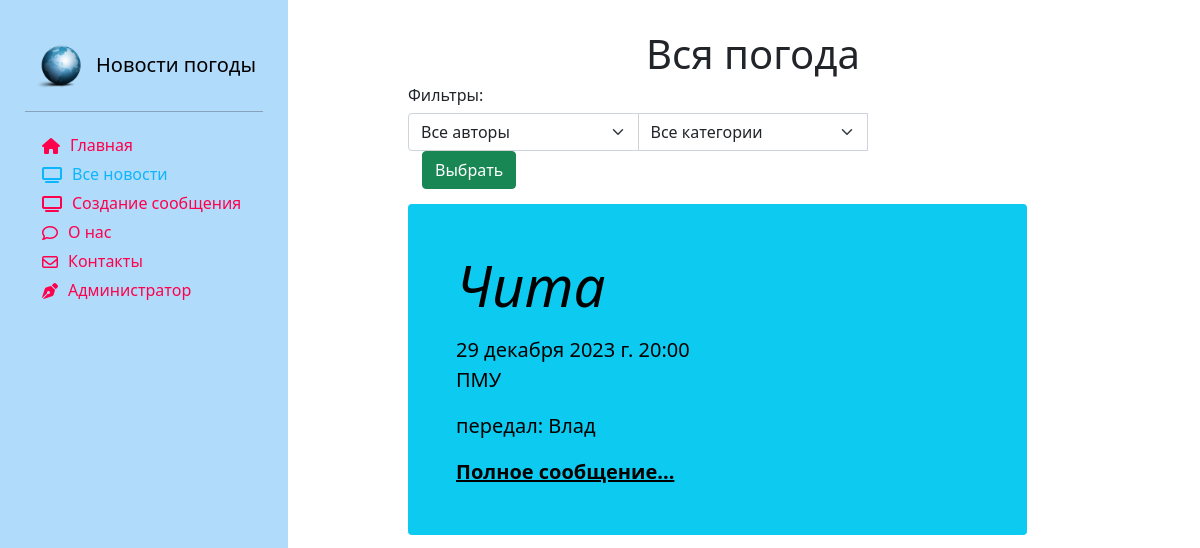
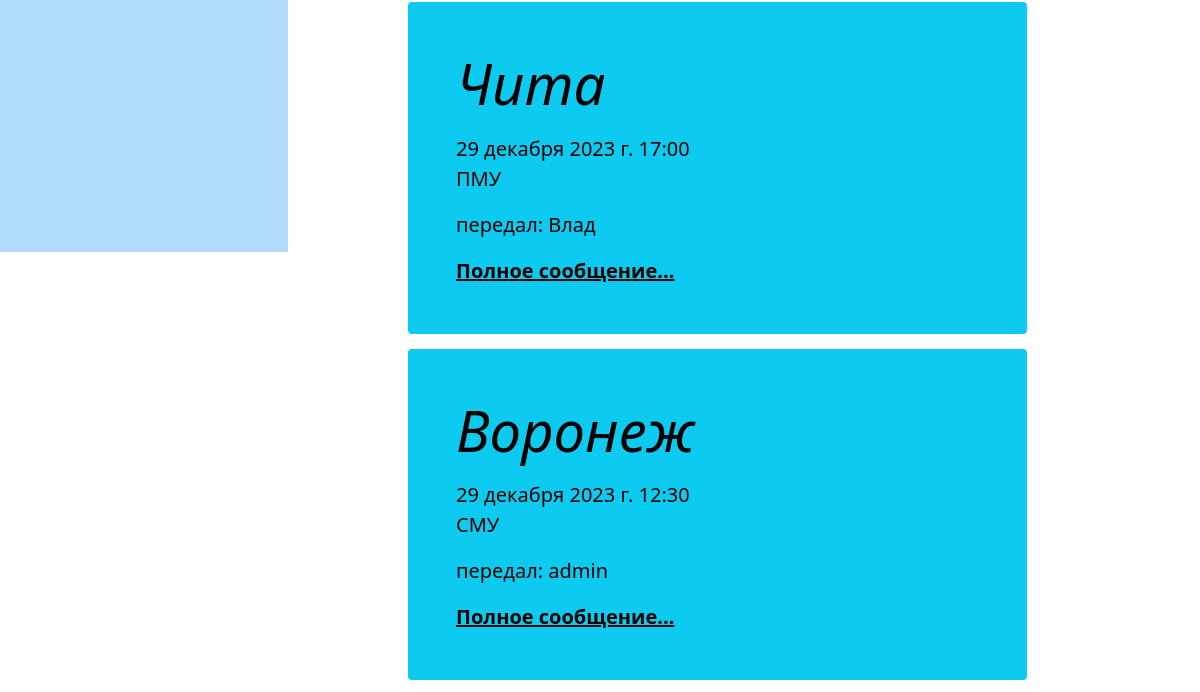
Before: /news/all_news (upper part) with the older database file (2 pictures, top to bottom).
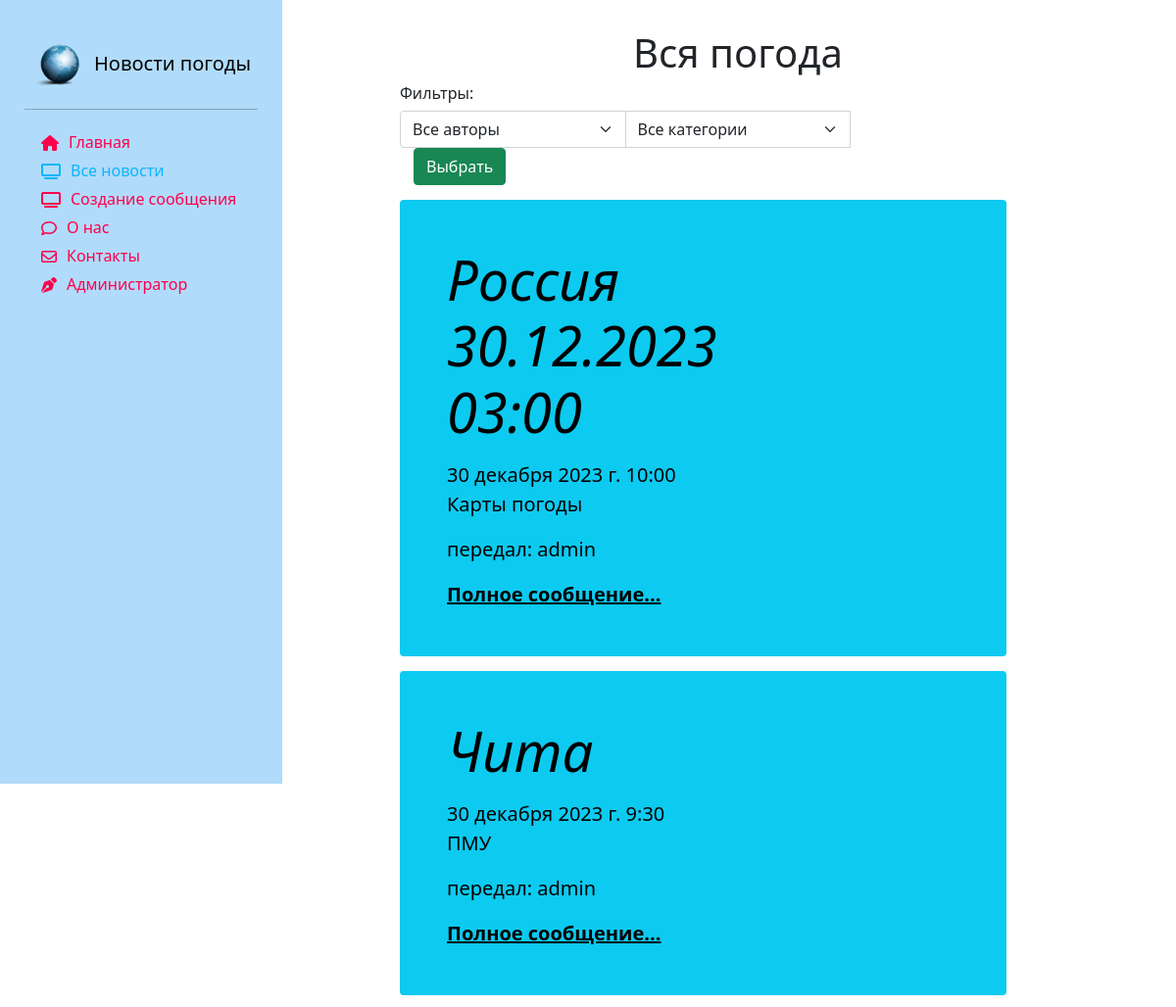
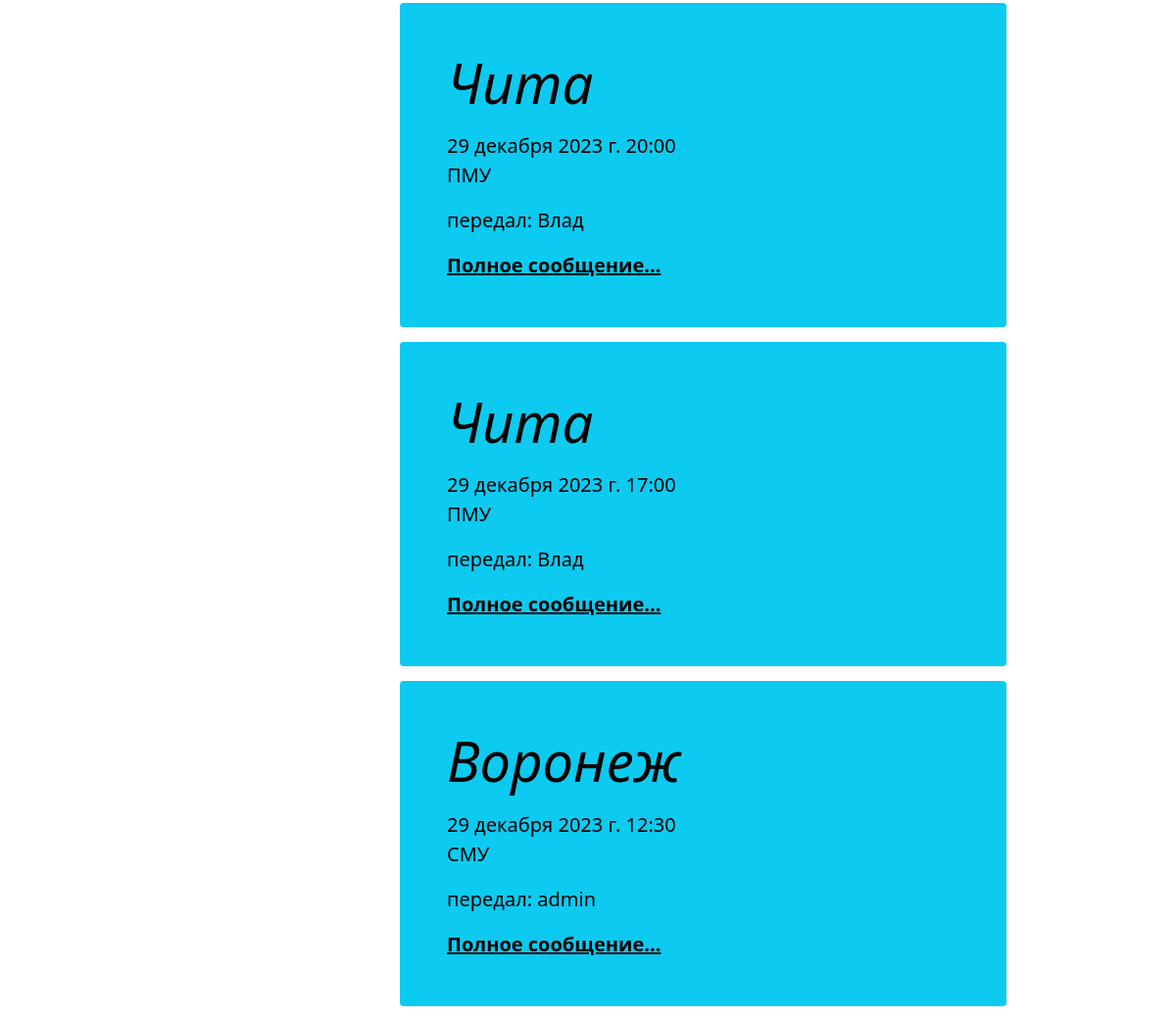
After: the same page with the newer database file (2 pictures, top to bottom).
### news/models.py (models this page shows, shortened)
class Article(models.Model):
    categories = (('ФП', 'Фактическая погода'),
                  ('ПП', 'Прогноз погоды'),
                  ('ШО', 'Штормовое оповещение'),
                  ('ШП', 'Штормовое предупреждение'),
                  ('КП', 'Карты погоды'))
    author = models.ForeignKey(User, on_delete=models.SET_NULL, null=True, verbose_name='Автор')
    title = models.CharField('Пункт', max_length=50, default='')
    category = models.CharField(choices=categories, max_length=20, verbose_name='Категория сообщения')
    anouncement = models.TextField('Анонс', max_length=250)
    text = models.TextField('Текст сообщения')
    date = models.DateTimeField('Дата наблюдения', auto_created=True)
    tags = models.ManyToManyField(to=Tag, blank=True, verbose_name='Явления')
    slug = models.SlugField()
    class Meta:
        ordering = ['-date', 'title']
        verbose_name = 'Сообщение'
        verbose_name_plural ='Сообщения'

### news/views.py (the view)
# urls.py: path('', views.index, name='demo'),
def index(request):
    author_list = User.objects.all()
    categories = Article.categories
    tag_list = Tag.objects.all().values('title')
    selected_author = 0
    selected_category = 0
    selected_tag = 0
    if request.method == "POST":
        selected_author = int(request.POST.get('author_filter'))
        selected_category = int(request.POST.get('category_filter'))
        if selected_author == 0:
            articles = Article.objects.all().order_by('-date')
        else:
            articles = Article.objects.filter(author=selected_author).order_by('-date')
        if selected_category != 0:
            articles = articles.filter(category__icontains=categories[selected_category-1][0]).order_by('-date')
    else:
        articles = Article.objects.all().order_by('-date')
    context = {'articles': articles, 'author_list': author_list, 'selected_author': selected_author, 'categories':categories,
               'selected_category': selected_category,}
    return render(request,'news/index.html', context)

### news/templates/news/index.html (shortened to what this page needs)
{% extends 'main/base_template.html' %}
{% load static %}
{% load bootstrap5 %}
{% block content %}
<div class="row">
    <div class="text-center" style="margin-top:30px;">
        <h1>Вся погода</h1>
    </div>
    <div class="content_center">
        <h6> Фильтры: </h6>
        <div class="form-group col-8">
            <form method="post">
                <div class="input-group">
                    <select class="form-select" name="author_filter" style="width:40%">
                        <option value="0">Все авторы</option>
                    </select>
                    <select class="form-select" name="category_filter" style="width:40%">
                        <option value="0">Все категории</option>
                    </select>
                    <span class="input-group-btn">
                        <input type="submit" class="btn btn-success" value="Выбрать" style="margin: 0 15px">
                    </span>
                </div>
            </form>
        </div>
    </div>
    {% for article in articles %}
    <div class="single_news">
        <div class="p-4 p-md-5 text-black rounded bg-info">
            <div class="col-md-6 px-0">
                <h1 class="display-4 fst-italic"> {{ article.title }}</h1>
                <p class="lead my-3">{{ article.date }} {{ article.anouncement }}</p>
                <p class="lead my-3">передал: {{ article.author }} </p>
                <p class="lead mb-0"><a href="{% url 'news_detail' article.pk %}" class="text-black fw-bold">Полное
                    сообщение...</a></p>
            </div>
        </div>
    </div>
    {% endfor %}
</div>
{% endblock %}

Changed rows visible on the page:
added Article: title "Россия 30.12.2023 03:00", date "30 декабря 2023 г. 10:00", anouncement "Карты погоды", author "admin"
added Article: title "Чита", date "30 декабря 2023 г. 9:30", anouncement "ПМУ", author "admin"
